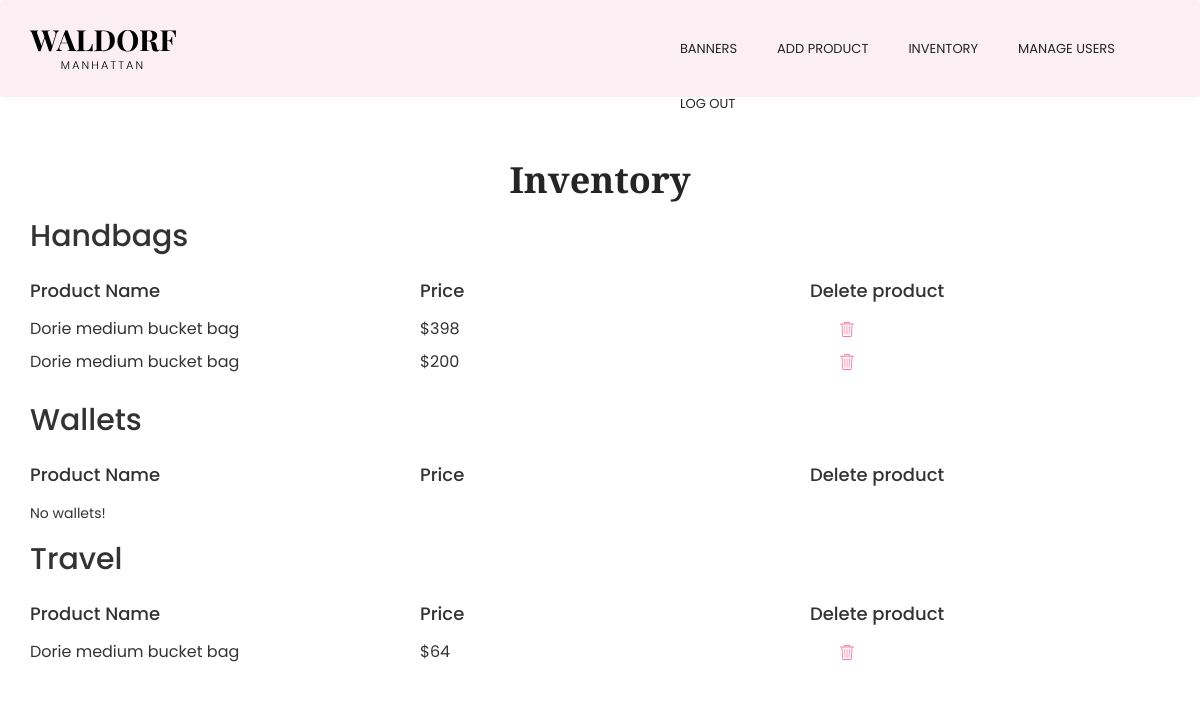
Before: /inventory.php with the older database file.
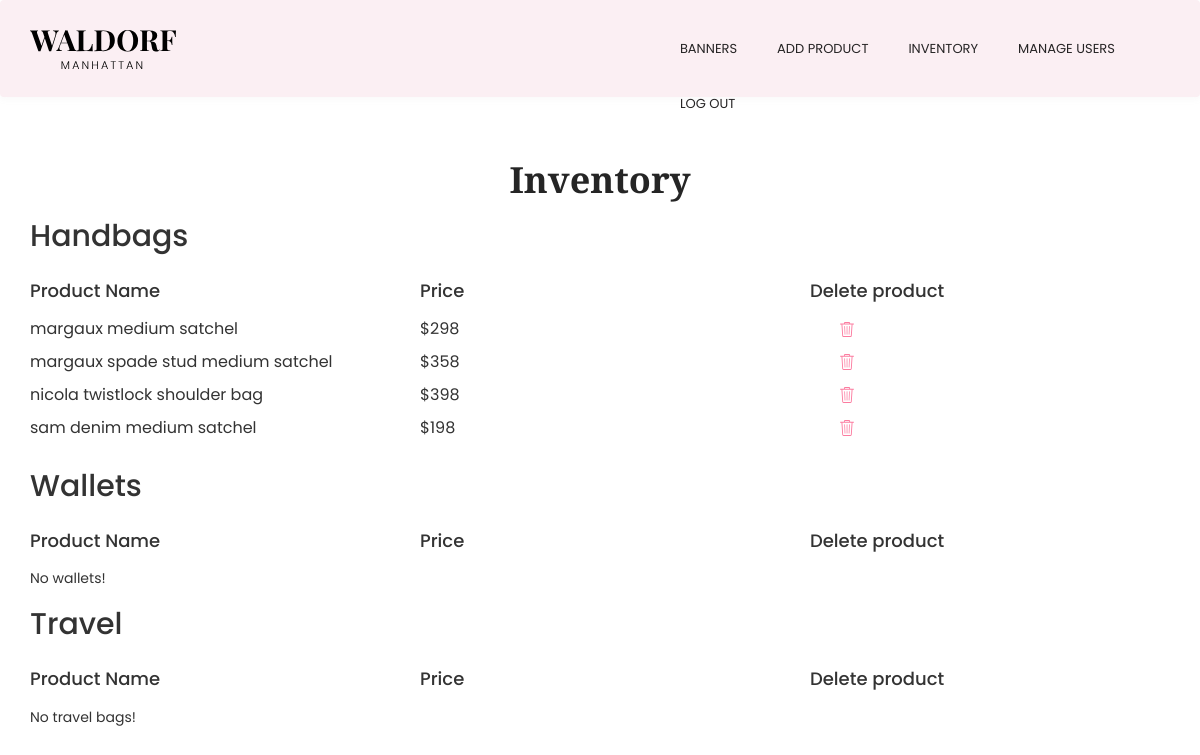
After: the same page with the newer database file.
### tables this page shows
CREATE TABLE `handbags` (
  `id` int(10) NOT NULL,
  `product_name` varchar(100) DEFAULT NULL,
  `price` varchar(10) DEFAULT NULL,
  `descripcion` varchar(400) DEFAULT NULL,
  `dimensions` text,
  `materials` text,
  `details` text,
  `image_1` varchar(100) DEFAULT NULL,
  `image_2` varchar(100) DEFAULT NULL,
  `image_3` varchar(100) DEFAULT NULL
);

CREATE TABLE `travel` (
  `id` int(10) NOT NULL,
  `product_name` varchar(100) DEFAULT NULL,
  `price` varchar(10) DEFAULT NULL,
  `descripcion` varchar(400) DEFAULT NULL,
  `dimensions` text,
  `materials` text,
  `details` text,
  `image_1` varchar(100) DEFAULT NULL,
  `image_2` varchar(100) DEFAULT NULL,
  `image_3` varchar(100) DEFAULT NULL
);

### src/funciones.php (called while the page is built, shortened)
<?php
function get($tabla) {
  $db = mysqli_connect("db","root","root", "main");
  $query = "SELECT * FROM $tabla";
  $result = $db->query($query);
  $resultados = [];
  $i = 0;
  if ($result->num_rows > 0) :
      while($row = $result->fetch_assoc()) :
        $resultados[$i] = $row;
        $i++;
      endwhile;
  else :
    $resultados = false;
  endif;
  return $resultados;
}
?>

### src/inventory.php (the view)
<?php
  include('funciones.php');
  include('estructura/header-admin.php');
  $url_pagina = $_SERVER['REQUEST_URI'];
  $url_pagina = str_replace('/', '', $url_pagina);
  $url_pagina = str_replace('.php', '', $url_pagina);
?>
<main class="admin-options">
  <div class="container">
  <h1 class="admin-title"> Inventory </h1>
  <section class="subir-foto">
  <h2>Handbags</h2>
  <div class="inventory-title">
    <div class="row">
      <div>
        <article class="col-12 col-xs-4 col-md-4">
          <p>Product Name</p>
        </article>
        <article class="col-12 col-xs-4 col-md-4">
          <p>Price</p>
        </article>
        <article class="col-12 col-xs-4 col-md-4">
          <p>Delete product</p>
        </article>
      </div>
    </div>
  </div>
  <div class="users-info">
  <?php
    $handbags = get('handbags');
    if( $handbags ) :
    foreach( $handbags as $handbag ):
  ?>
    <div class="row">
      <div>
        <article class="col-12 col-xs-4 col-md-4">
          <p><?php echo $handbag['product_name'] ?></p>
        </article>
        <article class="col-12 col-xs-4 col-md-4">
          <p>$<?php echo number_format(@$handbag['price']) ?></p>
        </article>
        <article class="col-12 col-xs-4 col-md-4">
          <a href="eliminar.php?url=<?php echo $url_pagina ?>&tipo=handbags&id=<?php echo $handbag['id'] ?>">
          <img class="icon" src="imgs/trash.svg">
          </a>
        </article>
      </div>
    </div>
  <?php
    endforeach;
    else :
  ?>
    <div class="sin-resultados">
      No handbags!
    </div>
    <?php endif; ?>
</div>
</section>
<section class="subir-foto">
  <h2>Wallets</h2>
  <div class="inventory-title">
    <div class="row">
      <div>
        <article class="col-12 col-xs-4 col-md-4">
          <p>Product Name</p>
        </article>
        <article class="col-12 col-xs-4 col-md-4">
          <p>Price</p>
        </article>
        <article class="col-12 col-xs-4 col-md-4">
          <p>Delete product</p>
        </article>
      </div>
    </div>
  </div>
  <div class="users-info">
  <?php
    $wallets = get('wallets');
    if( $wallets ) :
    foreach( $wallets as $wallet ):
  ?>
    <div class="row">
      <div>
        <article class="col-12 col-xs-4 col-md-4">
          <p><?php echo $wallet['product_name'] ?></p>
        </article>
        <article class="col-12 col-xs-4 col-md-4">
          <p>$<?php echo number_format(@$wallet['price']) ?></p>
        </article>
        <article class="col-12 col-xs-4 col-md-4">
          <a href="eliminar.php?url=<?php echo $url_pagina ?>&tipo=wallets&id=<?php echo $wallet['id'] ?>">
          <img class="icon" src="imgs/trash.svg">
          </a>
        </article>
      </div>
    </div>
  <?php
    endforeach;
    else :
  ?>
    <div class="sin-resultados">
      No wallets!
    </div>
    <?php endif; ?>
</div>
</section>
<section class="subir-foto">
  <h2>Travel</h2>
  <div class="inventory-title">
    <div class="row">
      <div>
        <article class="col-12 col-xs-4 col-md-4">
          <p>Product Name</p>
        </article>
        <article class="col-12 col-xs-4 col-md-4">
          <p>Price</p>
        </article>
        <article class="col-12 col-xs-4 col-md-4">
          <p>Delete product</p>
        </article>
      </div>
    </div>
  </div>
  <div class="users-info">
  <?php
    $travel = get('travel');
    if( $travel ) :
    foreach( $travel as $travel ):
  ?>
    <div class="row">
      <div>
        <article class="col-12 col-xs-4 col-md-4">
          <p><?php echo $travel['product_name'] ?></p>
        </article>
        <article class="col-12 col-xs-4 col-md-4">
          <p>$<?php echo number_format(@$travel['price']) ?></p>
        </article>
        <article class="col-12 col-xs-4 col-md-4">
          <a href="eliminar.php?url=<?php echo $url_pagina ?>&tipo=travel&id=<?php echo $travel['id'] ?>">
          <img class="icon" src="imgs/trash.svg">
          </a>
        </article>
      </div>
    </div>
  <?php
    endforeach;
    else :
  ?>
    <div class="sin-resultados">
      No travel bags!
    </div>
    <?php endif; ?>
</div>
</section>
  </div>
</main>
<?php
include('estructura/footer-admin.php');
?>

### src/estructura/header-admin.php (shortened to what this page needs)
<!DOCTYPE html>
<html lang="en">
<head>
  <link rel="stylesheet" type="text/css" href="css/estilos.css">
  <link rel="stylesheet" href="https://maxcdn.bootstrapcdn.com/bootstrap/3.3.7/css/bootstrap.min.css">
  <link rel="stylesheet" href="css/bootstrap.min.css">
  <link rel="stylesheet" href="css/estilos.css">
</head>
<body>
<header class="header navbar-fixed-top">
        <nav class="navbar" role="navigation">
          <div class="container">
                <div class="menu-container js_nav-item">
                    <div class="logo">
                      <a class="logo-wrap" href="banners.php">
                          <img class="logo-img logo-img-main" src="imgs/logo.svg" alt="Waldorf Logo">
                      </a>
                  </div>
              </div>
              <div class="collapse navbar-collapse nav-collapse">
                  <div class="menu-container elementos-menu">
                      <ul class="nav navbar-nav navbar-nav-right">
                          <li class="js_nav-item nav-item"><a class="nav-item-child nav-item-hover" href="banners.php">BANNERS</a></li>
                          <li class="js_nav-item nav-item"><a class="nav-item-child nav-item-hover" href="product-type.php">ADD PRODUCT</a></li>
                          <li class="js_nav-item nav-item"><a class="nav-item-child nav-item-hover" href="inventory.php">INVENTORY</a></li>
                          <li class="js_nav-item nav-item"><a class="nav-item-child nav-item-hover" href="manage-users.php">MANAGE USERS</a></li>
                          <li class="js_nav-item nav-item"><a class="nav-item-child nav-item-hover" href="logout-admin.php">LOG OUT</a></li>
                      </ul>
                  </div>
              </div>
          </div>
      </nav>
      </header>
<div class="espaciador-de-menu"></div>

### src/estructura/footer-admin.php
</body>
</html>

### src/css/estilos.css (style rules this page uses)
body { font-family: 'Poppins', Helvetica, sans-serif; }
.inventory-title p { font-weight: 500; font-size: 18px; padding-bottom: 5px; }
.users-info p { font-size: 16px; }
.subir-foto h2 { padding-bottom: 15px; }
.admin-title { display: flex; justify-content: center; font-family: 'Playfair Display'; font-weight: 600; color: #252525; }
.admin-options { padding: 40px 0px; }
.users-info .icon { margin-left: 30px; }
.navbar-fixed-top .navbar-collapse { max-height: 100%; }
.header .navbar { margin-bottom: 0; transition-duration: 300ms; transition-property: all; transition-timing-function: cubic-bezier(0.7, 1, 0.7, 1); background-color: #fbeff3; box-shadow: 0px 3px 6px rgba(158,158,158,0.05); }
.header .menu-container:before, .header .menu-container:after { content: " "; display: table; }
.header .menu-container:after { clear: both; }
.header .logo { width: 150px; height: 150px; float: left; max-height: 95px; line-height: 65px; }
.header .logo-wrap { display: inline-block; padding: 15px 0; }
.header .logo-img { display: inline-block; width: 146px; height: auto; max-width: 100%; max-height: 100%; vertical-align: middle; }
.header .logo-img-main { display: inline-block; transition-duration: 400ms; transition-property: all; transition-timing-function: cubic-bezier(0.7, 1, 0.7, 1); }
.header .navbar-nav { padding-left: 0; margin-bottom: 0; list-style: none; }
.header .nav-item { position: relative; display: block; }
.header .nav-item:last-child .nav-item-child { padding-right: 0; }
.header .nav-item-child { position: relative; display: block; font-size: 13px; font-weight: 400; font-family: "Poppins", sans-serif; color: #262425;; text-transform: uppercase; line-height: 15px; padding: 20px; transition-duration: 300ms; transition-property: all; transition-timing-function: cubic-bezier(0.7, 1, 0.7, 1); }
.header .nav-item-hover { position: relative; }
.header .nav-item-hover:after { position: absolute; color: #FFB4BB; top: 45px; left: 0; width: 9px; height: 2px; opacity: 0; content: " "; transition-duration: 400ms; transition-property: all; transition-timing-function: cubic-bezier(0.7, 1, 0.7, 1); }
.elementos-menu { position:absolute; top:20px; left:55% }
@media (min-width: 992px) { .header .navbar-nav-right { float: right; } }
.espaciador-de-menu { width: 100%; height: 100px; }

Changed rows visible on the page:
removed handbags: product_name "Dorie medium bucket bag", price "398"
removed handbags: product_name "Dorie medium bucket bag", price "200"
removed travel: product_name "Dorie medium bucket bag", price "64"
added handbags: product_name "margaux medium satchel", price "298"
added handbags: product_name "margaux spade stud medium satchel", price "358"
added handbags: product_name "nicola twistlock shoulder bag", price "398"
added handbags: product_name "sam denim medium satchel", price "198"
Other visible differences:
text now shown: "No travel bags!"
